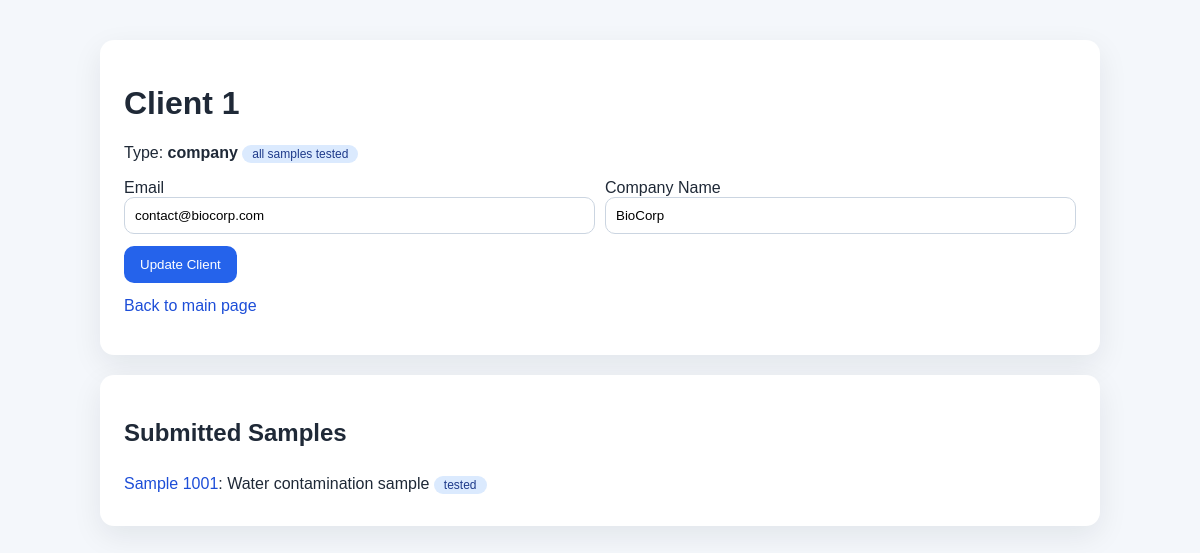
Screenshot of /client/1 with the database file from the repository.
### tables this page shows
CREATE TABLE Client (
	clientID INT NOT NULL,
	email VARCHAR(50),
	PRIMARY KEY (clientID)
);

CREATE TABLE Company (
	cID INT NOT NULL,
	name VARCHAR(50),
	PRIMARY KEY (cID),
	FOREIGN KEY (cID) REFERENCES Client (clientID)
);

CREATE TABLE Sample (
	sampleID INT NOT NULL,
	description VARCHAR(300),
	dateReceived VARCHAR(50),
	cID INT NOT NULL,
	sID INT,
	PRIMARY KEY (sampleID),
	FOREIGN KEY (cID) REFERENCES Client (clientID),
	FOREIGN KEY (sID) REFERENCES StorageLocation (storageID)
);

### flaskMain.py (the view, shortened to what this page needs)
@app.route("/client/<int:client_id>", methods=["GET", "POST"])
def client_detail(client_id):
    ensure_schema_updates()
    error = None
    action_message = None
    _, client_rows = run_parameterized_select(
        "SELECT c.clientID, c.email, co.name AS companyName, i.firstName, i.lastName "
        "FROM Client c "
        "LEFT JOIN Company co ON co.cID = c.clientID "
        "LEFT JOIN Individual i ON i.cID = c.clientID "
        "WHERE c.clientID = ?",
        (client_id,),
    )
    if not client_rows:
        return "Client not found.", 404
    client = client_rows[0]
    client_type = "company" if client["companyName"] else "individual"
    _, sample_rows = run_parameterized_select(
        "SELECT s.sampleID, s.description, s.dateReceived, "
        "CASE WHEN EXISTS (SELECT 1 FROM TestResults tr WHERE tr.sID = s.sampleID) THEN 1 ELSE 0 END AS tested "
        "FROM Sample s "
        "WHERE s.cID = ? "
        "ORDER BY s.sampleID",
        (client_id,),
    )
    _, division_rows = run_parameterized_select(
        "SELECT CASE WHEN NOT EXISTS ("
        "SELECT 1 FROM Sample s "
        "WHERE s.cID = ? "
        "AND NOT EXISTS (SELECT 1 FROM TestResults tr WHERE tr.sID = s.sampleID)"
        ") THEN 1 ELSE 0 END AS allSamplesTested",
        (client_id,),
    )
    all_samples_tested = bool(division_rows[0]["allSamplesTested"]) if division_rows else False
    return render_template(
        "client_detail.html",
        client=client,
        client_type=client_type,
        sample_rows=sample_rows,
        all_samples_tested=all_samples_tested,
        error=error,
        action_message=action_message,
    )

### flaskMain.py (called while the page is built, shortened)
def dict_factory(cursor, row):
    d = {}
    for idx, col in enumerate(cursor.description):
        d[col[0]] = row[idx]
    return d

def get_connection():
    conn = sqlite3.connect('samples.db')
    conn.execute("PRAGMA foreign_keys = ON")
    return conn

def ensure_schema_updates():
    global SCHEMA_INITIALIZED
    if SCHEMA_INITIALIZED:
        return

def run_parameterized_select(query, params=()):
    ensure_schema_updates()
    conn = get_connection()
    conn.row_factory = dict_factory
    try:
        cursor = conn.cursor()
        cursor.execute(query, params)
        results = cursor.fetchall()
        columns = [column[0] for column in cursor.description] if cursor.description else []
        return columns, results
    finally:
        conn.close()

### templates/client_detail.html (shortened to what this page needs)
<!DOCTYPE html>
<html lang="en">
<head>
</head>
<body>
    <div class="page">
        <div class="card">
            <h1>Client {{ client.clientID }}</h1>
            <p>Type: <strong>{{ client_type }}</strong> <span class="badge">{% if all_samples_tested %}all samples tested{% else %}not all samples tested{% endif %}</span></p>
            <form method="post">
                <div class="grid">
                    <div>
                        <label for="email">Email</label>
                        <input id="email" name="email" value="{{ client.email }}" required>
                    </div>
                    {% if client_type == 'company' %}
                        <div>
                            <label for="name">Company Name</label>
                            <input id="name" name="name" value="{{ client.companyName }}" required>
                        </div>
                    {% endif %}
                </div>
                <button type="submit" style="margin-top: 12px;">Update Client</button>
            </form>
            <p style="margin-top: 14px;"><a href="/">Back to main page</a></p>
        </div>
        <div class="card">
            <h2>Submitted Samples</h2>
            {% for sample in sample_rows %}
                <div class="list-item">
                    <a href="/sample/{{ sample.sampleID }}">Sample {{ sample.sampleID }}</a>: {{ sample.description }}
                    <span class="badge">{% if sample.tested %}tested{% else %}untested{% endif %}</span>
                </div>
            {% else %}
                <p>No samples submitted.</p>
            {% endfor %}
        </div>
    </div>
</body>
</html>

### templates/client_detail.html (style rules this page uses)
body { font-family: Arial, Helvetica, sans-serif; margin: 0; background: #f4f7fb; color: #1f2937; }
.page { max-width: 1000px; margin: 40px auto; padding: 0 20px; }
.card { background: #fff; border-radius: 14px; padding: 24px; box-shadow: 0 10px 30px rgba(15, 23, 42, 0.08); margin-bottom: 20px; }
.grid { display: grid; grid-template-columns: repeat(auto-fit, minmax(220px, 1fr)); gap: 10px; }
input { width: 100%; padding: 10px; border: 1px solid #cbd5e1; border-radius: 10px; box-sizing: border-box; }
button { background: #2563eb; color: #fff; border: none; border-radius: 10px; padding: 11px 16px; cursor: pointer; }
.badge { display: inline-block; background: #dbeafe; color: #1e3a8a; border-radius: 999px; padding: 2px 10px; font-size: 12px; }
.list-item { padding: 8px 0; border-bottom: 1px solid #e5e7eb; }
.list-item:last-child { border-bottom: none; }
a { color: #1d4ed8; text-decoration: none; }

### rows the page displays
Client: clientID "1", email "contact@biocorp.com"
Company: name "BioCorp"
Sample: sampleID "1001", description "Water contamination sample"

### other values shown
{{ client_type }} "company"
